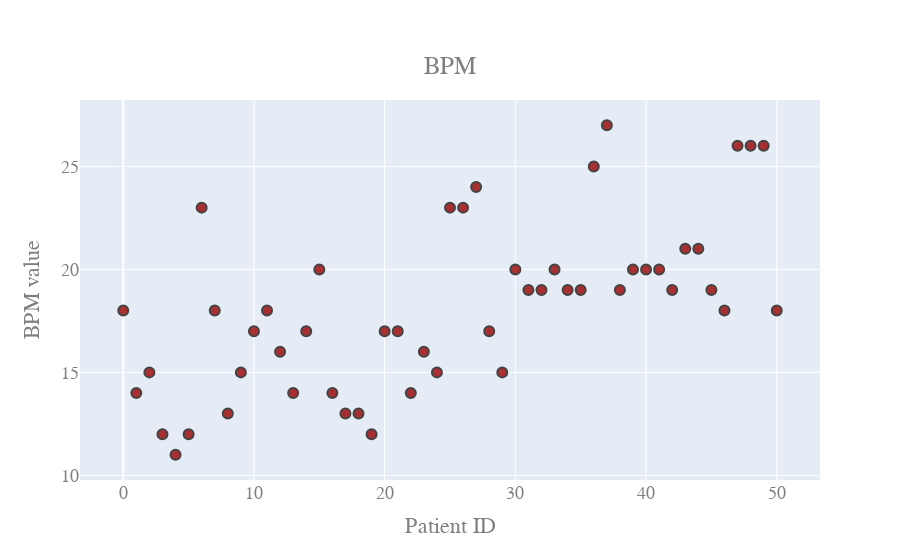

Notebook source saved alongside this figure:
### Code cell
# import plotly.express as px
import plotly.graph_objects as go
import numpy as np
# fig = px.scatter(x=bpm_x, y=bpm,name='BPM')
fig = go.Figure()

fig.add_trace(go.Scatter(
    x=bpm_x, y=bpm,
    name='BPM',
    mode='markers',
    marker_color='rgba(152, 0, 0, .8)'
))


fig.update_traces(mode='markers', marker_line_width=2, marker_size=10)
# fig.update_layout( )

fig.update_layout(
    yaxis=dict(
        tickmode = 'linear',
        tick0 = 35,
        dtick = 5
    ),
    xaxis_title="Patient ID",
    yaxis_title="BPM value",
    
    font=dict(
        family="Courier New, monospace",
        size=18,
        color="#7f7f7f"
    ),
    title={
        'text': "BPM",
        'y':0.9,
        'x':0.5,
        'xanchor': 'center',
        'yanchor': 'top'
    }
    
)

# fig.update_yaxes(tickvals=np.arange(35, 130, 5))




# fig.update_yaxes(ticks="outside", tickwidth=2, tickcolor='crimson', ticklen=10, col=1)

fig.show()

### Figure 1 — Plotly figure (JSON) as saved in the notebook; plotly's stock layout.template omitted (floating-point values rounded to 4 significant figures)
{"data": [{"marker": {"color": "rgba(152, 0, 0, .8)", "line": {"width": 2}, "size": 10}, "mode": "markers", "name": "BPM", "type": "scatter", "x": [0, 1, 2, 3, 4, 5, 6, 7, 8, 9, 10, 11, 12, 13, 14, 15, 16, 17, 18, 19, 20, 21, 22, 23, 24, 25, 26, 27, 28, 29, 30, 31, 32, 33, 34, 35, 36, 37, 38, 39, 40, 41, 42, 43, 44, 45, 46, 47, 48, 49, 50], "y": [18, 14, 15, 12, 11, 12, 23, 18, 13, 15, 17, 18, 16, 14, 17, 20, 14, 13, 13, 12, 17, 17, 14, 16, 15, 23, 23, 24, 17, 15, 20, 19, 19, 20, 19, 19, 25, 27, 19, 20, 20, 20, 19, 21, 21, 19, 18, 26, 26, 26, 18]}], "layout": {"font": {"color": "#7f7f7f", "family": "Courier New, monospace", "size": 18}, "title": {"text": "BPM", "x": 0.5, "xanchor": "center", "y": 0.9, "yanchor": "top"}, "xaxis": {"title": {"text": "Patient ID"}}, "yaxis": {"dtick": 5, "tick0": 35, "tickmode": "linear", "title": {"text": "BPM value"}}}}
